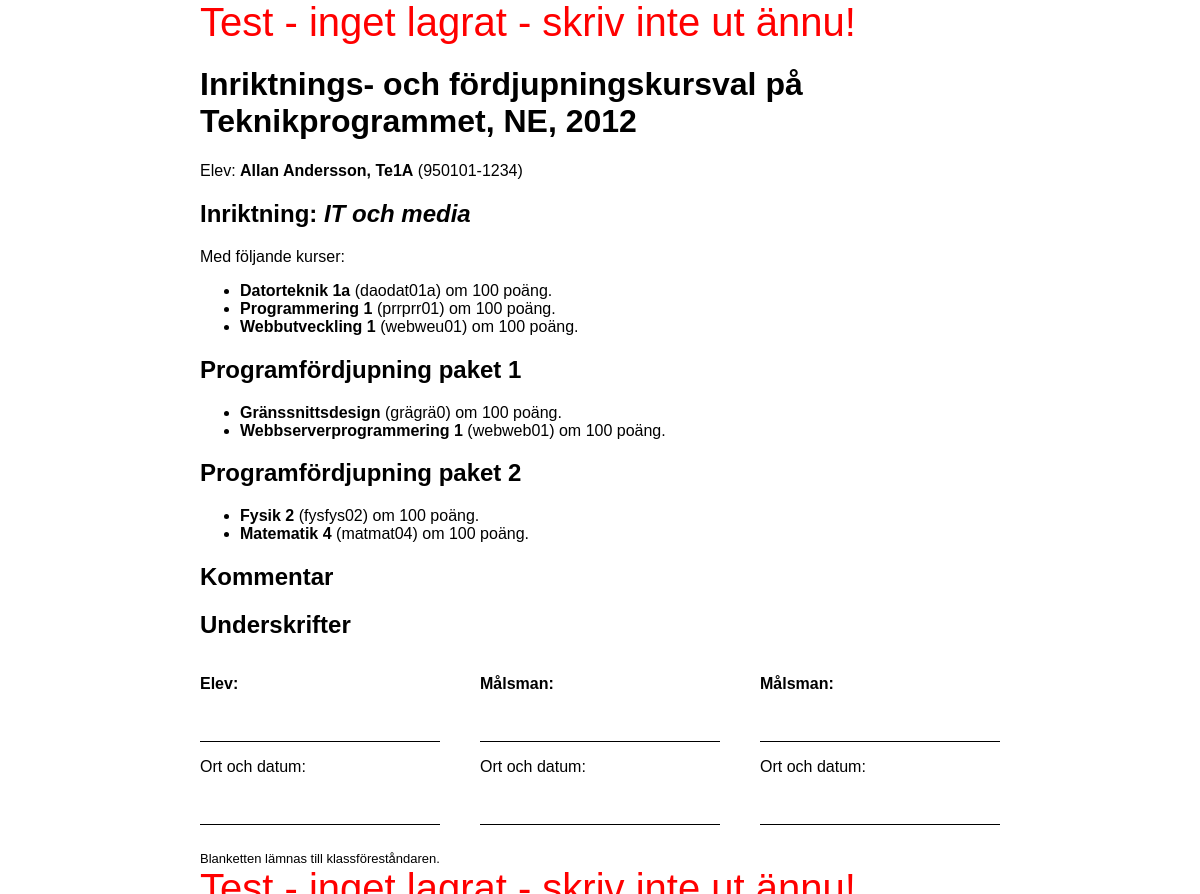
The page /future-stuff/inriktningsval/val.php?kod=aaaa on the database as committed earlier.
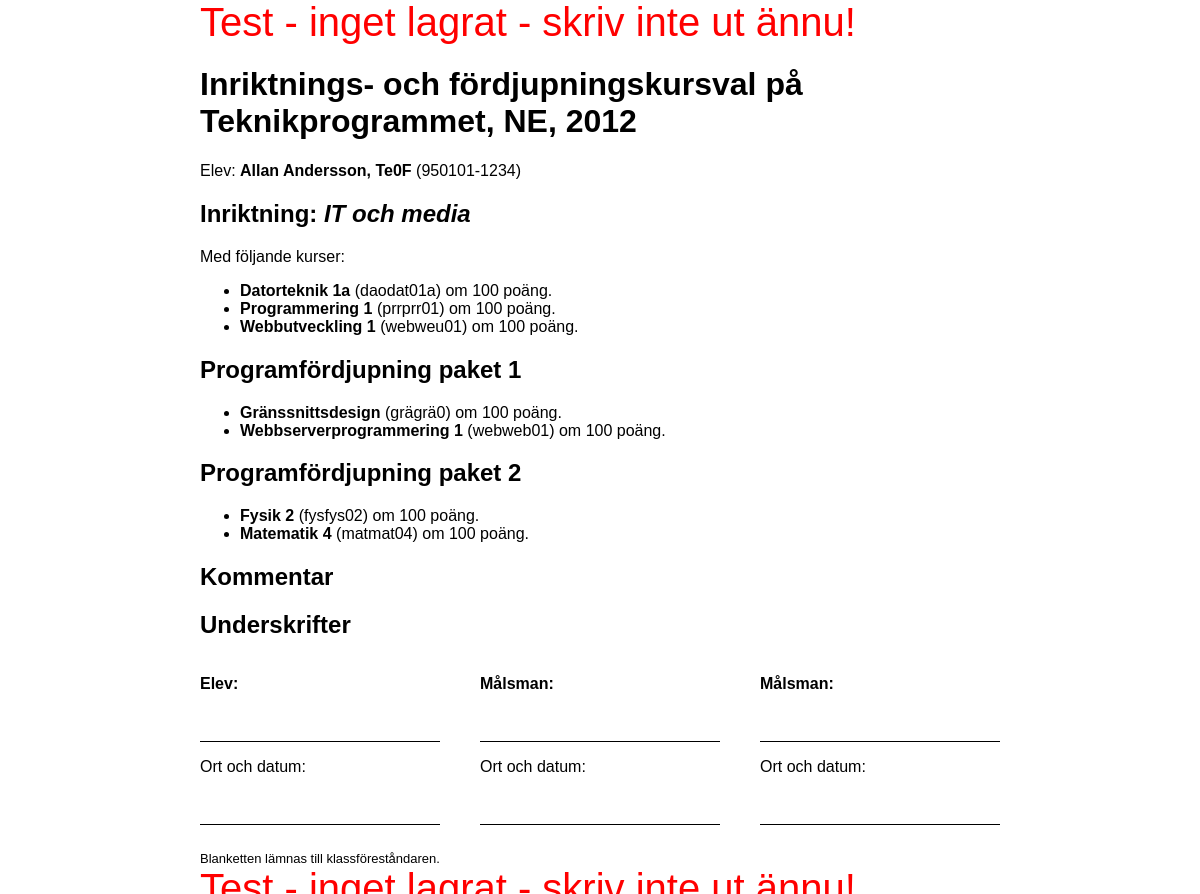
The same page on the database as committed later.
### tables this page shows
CREATE TABLE IF NOT EXISTS `elever` (
  `personnummer` varchar(11) NOT NULL,
  `fornamn` varchar(50) NOT NULL,
  `efternamn` varchar(100) NOT NULL,
  `klass` varchar(5) NOT NULL,
  `kod` varchar(4) NOT NULL,
  `inriktning` varchar(15) DEFAULT NULL,
  `paket1` varchar(15) DEFAULT NULL,
  `paket2` varchar(15) DEFAULT NULL,
  `kommentar` varchar(500) DEFAULT NULL,
  `email` varchar(150) DEFAULT NULL,
  `confirmed` enum('ja') DEFAULT NULL,
  `year` year(4) NOT NULL COMMENT 'Vilket år valet görs',
  PRIMARY KEY (`personnummer`)
);

CREATE TABLE IF NOT EXISTS `kurser` (
  `kurskod` varchar(10) NOT NULL,
  `kursnamn` varchar(150) NOT NULL,
  `poang` tinyint(4) NOT NULL,
  PRIMARY KEY (`kurskod`)
);

### future-stuff/inriktningsval/val.php (the view, shortened to what this page needs)
<?php
$activated = false;
$dbh = dbcx();
if ( !empty($_POST) ) {
    $testcode = $_POST['verified_pkod'];
} elseif ( isset($_GET['kod']) ) {
    $testcode = $_GET['kod'];
} else {
    echo("<h1 style='font: 3em sans-serif'>Du har kommit hit på fel sätt</h1>\n");
    echo("<p style='font: 2em sans-serif'>Du måste antingen ange kod eller komma från formuläret</p>\n");
}
$ok_verified_pkod = "/^[a-z]{4}/";
if ( !preg_match($ok_verified_pkod, $testcode) ) {
    $userdata['kod'] = "Ogiltigt kodmönster";
} else {
    $stmt = $dbh->prepare("SELECT * FROM elever WHERE kod = :kod");
    $stmt->bindParam(":kod", $testcode);
    $stmt->execute();
    $userdata = $stmt->fetch(PDO::FETCH_ASSOC);
    if ( empty($userdata) ) {
        $felfri = false;
        $userdata['kod'] = "Felaktig kod, matchar ingen person i databasen";
    } else {
        $userdata['kod'] = $testcode;
        $elev            = "{$userdata['fornamn']} {$userdata['efternamn']}, {$userdata['klass']}";
    }
}
$sql = "SELECT name FROM inriktning_paket WHERE inr_pak_ID = :inriktning";
$stmt = $dbh->prepare($sql);
$stmt->bindParam(":inriktning", $userdata['inriktning']);
$stmt->execute();
$userdata['inriktningsnamn'] = $stmt->fetchColumn();
$sql = <<<SQL
    SELECT k.kurskod, k.kursnamn, k.poang FROM kurser AS k
    INNER JOIN block_kurser AS bk
    ON bk.kurskod = k.kurskod
    WHERE bk.inr_pak_ID = :inriktning
SQL;
$stmt = $dbh->prepare($sql);
$stmt->bindParam(":inriktning", $userdata['inriktning']);
$stmt->execute();
$userdata['inriktningskurser'] = '';
foreach ( $stmt->fetchAll() as $row) {
    $userdata['inriktningskurser'] .= "<li><strong>{$row['kursnamn']}</strong>";
    $userdata['inriktningskurser'] .= " ({$row['kurskod']}) om {$row['poang']} poäng.</li>";
}
$sql = <<<SQL
    SELECT k.kurskod, k.kursnamn, k.poang FROM kurser AS k
    INNER JOIN block_kurser AS bk
    ON bk.kurskod = k.kurskod
    WHERE bk.inr_pak_ID = :paket
SQL;
$stmt = $dbh->prepare($sql);
$stmt->bindParam(":paket", $userdata['paket1']);
$stmt->execute();
$userdata['paket1_kurser'] = '';
foreach ( $stmt->fetchAll() as $row) {
    $userdata['paket1_kurser'] .= "<li><strong>{$row['kursnamn']}</strong>";
    $userdata['paket1_kurser'] .= " ({$row['kurskod']}) om {$row['poang']} poäng.</li>";
}
$stmt->bindParam(":paket", $userdata['paket2']);
$stmt->execute();
$userdata['paket2_kurser'] = '';
foreach ( $stmt->fetchAll() as $row) {
    $userdata['paket2_kurser'] .= "<li><strong>{$row['kursnamn']}</strong>";
    $userdata['paket2_kurser'] .= " ({$row['kurskod']}) om {$row['poang']} poäng.</li>";
}
$pnum              = $userdata['personnummer'];
$inriktningsnamn   = $userdata['inriktningsnamn'];
$inriktningskurser = $userdata['inriktningskurser'];
$paket1_kurser     = $userdata['paket1_kurser'];
$paket2_kurser     = $userdata['paket2_kurser'];
$verified = false;
if ( !$activated ) {
    $activeClass = "inactive";
} else {
    $activeClass = "";
}
?>
<!DOCTYPE html>
<html lang="sv">
 <head>
  <link href="inr-val.css" rel="stylesheet" />
 </head>
 <body class="utskrift <?php echo $activeClass; ?>">
   <h1>Inriktnings- och fördjupningskursval på Teknikprogrammet, NE, 2012</h1>
   <p>Elev: <strong><?php echo $elev; ?></strong> (<?php echo $pnum; ?>)</p>
   <h2>Inriktning: <i><?php echo $inriktningsnamn; ?></i></h2>
   <p>Med följande kurser:</p>
   <ul>
     <?php echo $inriktningskurser; ?>
   </ul>
   <h2>Programfördjupning paket 1</h2>
   <ul>
     <?php echo $paket1_kurser; ?>
   </ul>
   <h2>Programfördjupning paket 2</h2>
   <ul>
     <?php echo $paket2_kurser; ?>
   </ul>
   <h2>Kommentar</h2>
   <?php if ( $verified ): ?>
   <h2>Detta är dina lämnade uppgifter</h2>
   <p>Har något blivit fel, kontakta din klassföreståndare.</p>
   <?php else: ?>
   <h2>Underskrifter</h2>
   <table class="printlayout">
     <tr>
       <th>Elev:</th>
       <th class="spacer">
       <th>Målsman:</th>
       <th class="spacer">
       <th>Målsman:</th>
     </tr>
     <tr>
       <td></td>
       <td></td>
       <td></td>
       <td></td>
       <td></td>
     </tr>
     <tr>
       <td>Ort och datum:</td>
       <td></td>
       <td>Ort och datum:</td>
       <td></td>
       <td>Ort och datum:</td>
     </tr>
     <tr>
       <td></td>
       <td></td>
       <td></td>
       <td></td>
       <td></td>
     </tr>
   </table>
   <footer>Blanketten lämnas till klassföreståndaren.</footer>
   <?php endif; ?>
  </body>
</html>

### future-stuff/inriktningsval/inr-val.css (style rules this page uses)
body { margin: auto; width: 800px; font-family: sans-serif; }
.printlayout tr:nth-child(even) td:nth-child(odd) { border-bottom: 1px solid black; width: 30%; }
th.spacer { width: 5%; }
.printlayout { width: 100%; }
.printlayout, .printlayout th, .printlayout td { border: none; box-shadow: none; }
.printlayout th, .printlayout td { padding: 1em 2em 1em 0; }
table, table td, table th { border: 1px solid #BBB; border-collapse: collapse; padding: 3px; margin-bottom: 1em; }
table:nth-of-type(odd) { clear: both; }
th { text-align:left; }
footer { margin-top: 2em; font-size: small; }
.inactive { background-image: url(inactive.svg); }
.inactive::before, .inactive::after { content: "Test - inget lagrat - skriv inte ut ännu!"; text-align: center; font-size: 250%; color: red; }

Rows that differ between the two databases and show on the page:
changed elever "950101-1234": elev "Allan Andersson, Te1A" → "Allan Andersson, Te0F"
